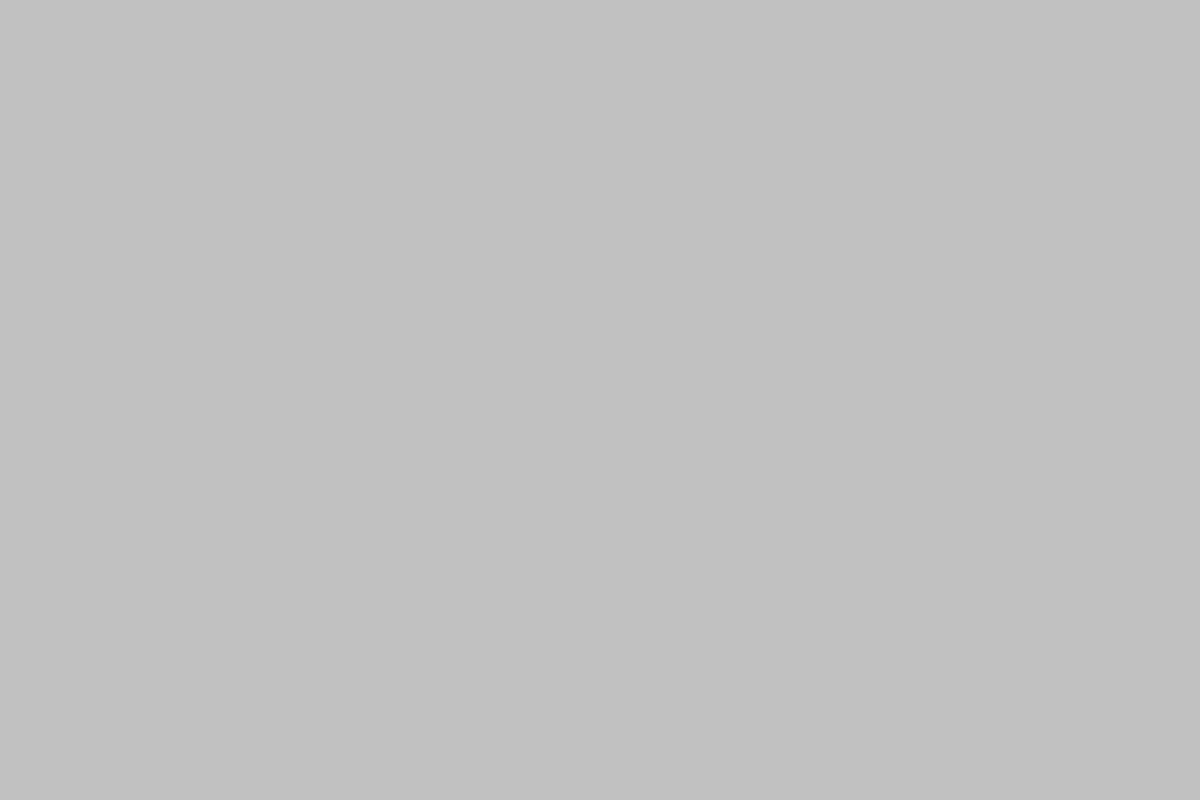
Frame 1 (no input)
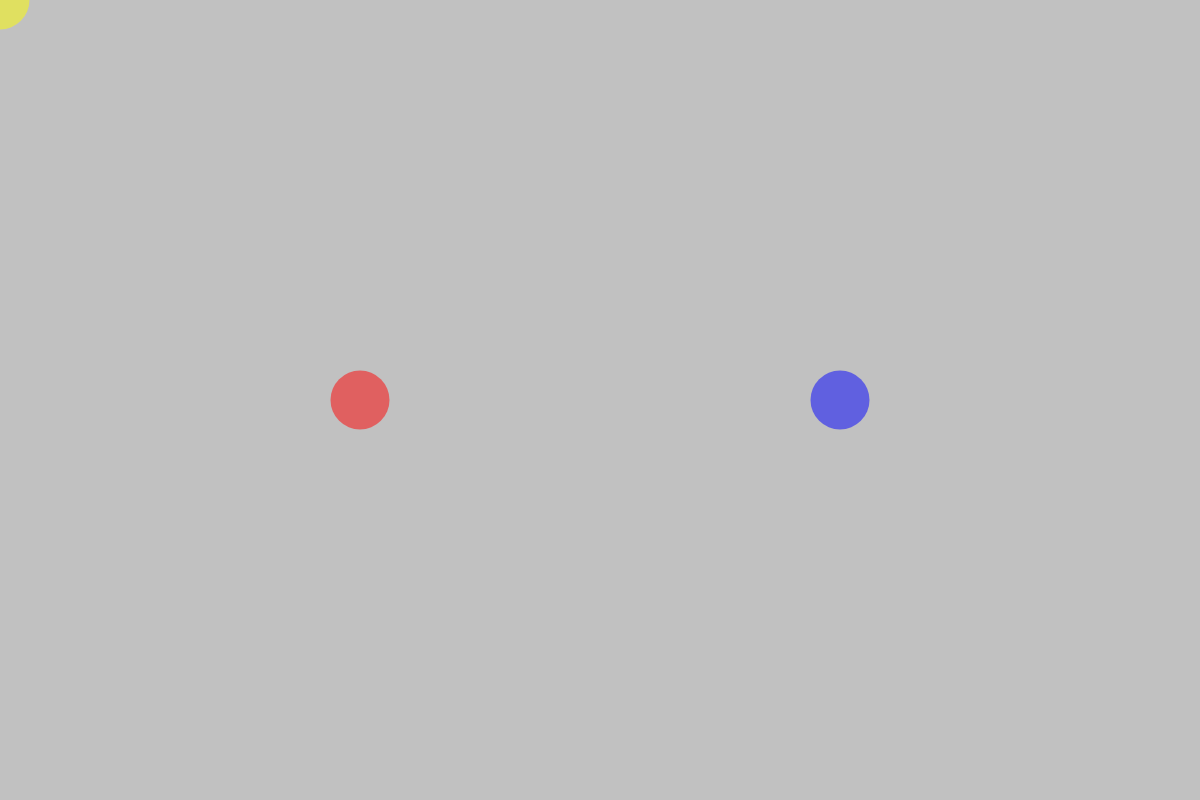
Frame 60 (no input)
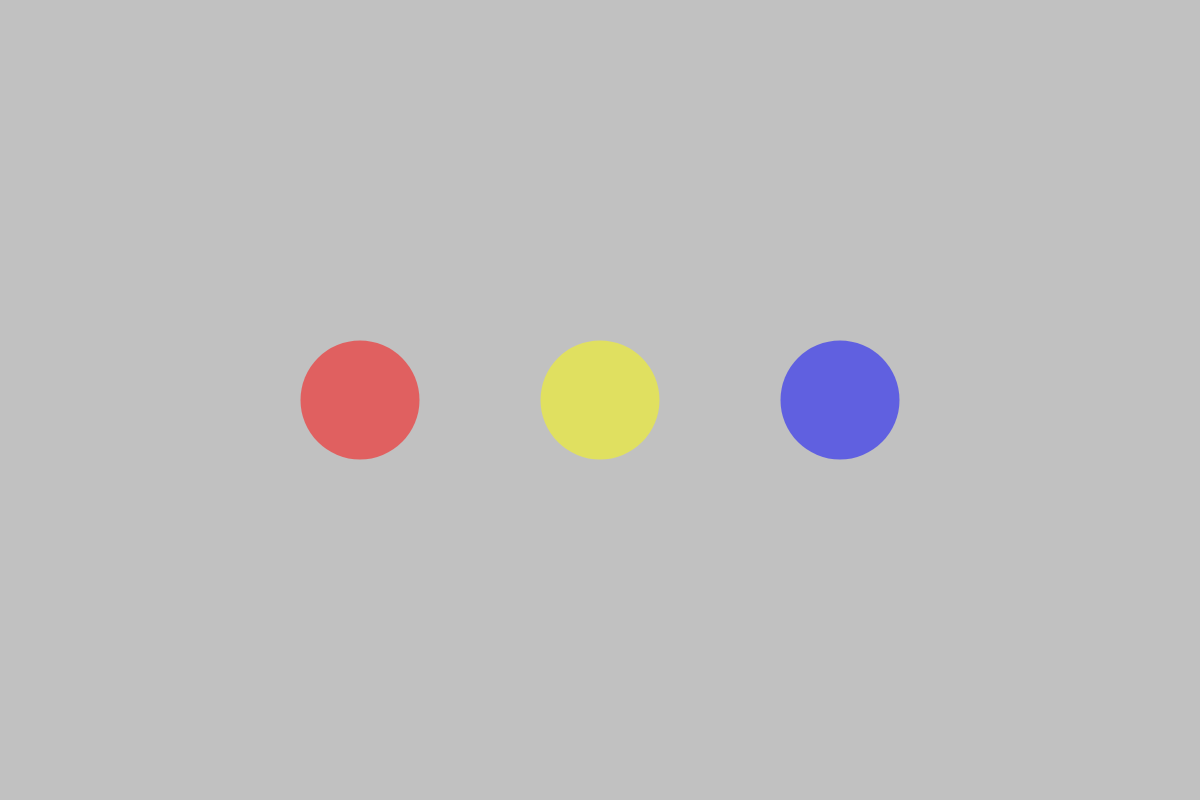
Frame 120 (the mouse pressed at the canvas centre since frame 60)

The p5.js sketch that drew these frames (run headless with seeded random() and noise() and a simulated clock; from frame 60 on, the mouse is pressed at the canvas centre):

// p5.js sketch
// ── sketch.js
function setup() {
  createCanvas(windowWidth, 800);
  frameRate(30);
}

let ellipseWidth = 0;
let ellipseHeight = 0;
let ellipseColor = 0;

function draw() {
  noCursor();
  noStroke();
  background((193, 193, 193));

  push();

  //static circles
  push();

  //circle 1
  fill('rgba(255,0,0,.5)');

  ellipse(windowWidth * .3, 400, ellipseWidth, ellipseHeight);
  pop();

  push();
  //circle 2
  fill('rgba(0,0,255,.5)');

  ellipse(windowWidth * .7, 400, ellipseWidth, ellipseHeight);
  pop();
  pop();

  push();
  //moving circle
  fill('rgba(255, 255, 0, .5)');


  ellipse(mouseX,mouseY,ellipseWidth,ellipseHeight);
  pop();


  ellipseWidth = ellipseWidth + 1;
  ellipseHeight = ellipseHeight + 1;
}
